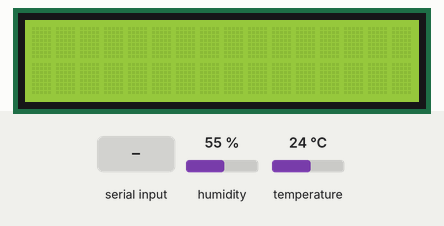
Recording of a sketch running on a simulated Arduino Uno, built with avr-gcc and run on an emulated ATmega328P. Parts: 16×2 character LCD. The test bench sets the inputs (shaded band); at power-on: humidity 55 %, temperature 24 °C. What the sketch prints to the serial monitor is not drawn.

Above: at 1.2 s.
1.3 s: "H\n" received over Serial
At 1.9 s:
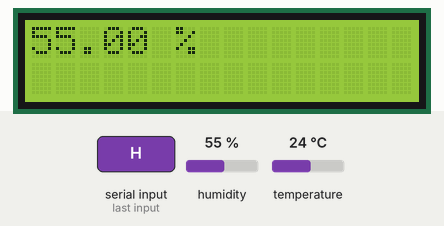
2.8 s: byte 84 ('T') received over Serial
At 3.4 s:
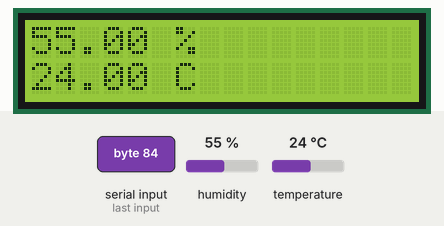
Timing chart, 0 to 5.8 s (numbered marks = the images above; inputs shaded):
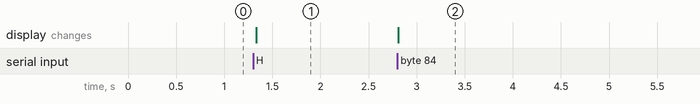

The sketch:

DHT11.ino
```cpp
#include <DHT.h>
#include <Wire.h>
#include <LiquidCrystal_I2C.h>

String send_data = "";
const int PIN_DHT = 8;
DHT dht(PIN_DHT,DHT11);
LiquidCrystal_I2C lcd(0x27, 16, 2); // I2C: 0x3F, 16x2 LCD

void setup() {
  //Serial start
  Serial.begin(9600);
  dht.begin();

  //LCD start
  lcd.init();
  lcd.backlight();
  lcd.setCursor(0, 0);
  lcd.print("");
  lcd.setCursor(0, 1);
  lcd.print("");

}

void loop() {
  byte data;

  if (Serial.available() > 0){
    float humidity = dht.readHumidity();
    float temperature = dht.readTemperature();
    data = Serial.read();

    //湿度、温度データを送る
    if (data == 'H'){
      Serial.print(String(humidity) + "\n");
      lcd.setCursor(0, 0);
      lcd.print(String(humidity) + " %");
    }
    if (data == 'T'){
      Serial.print(String(temperature) + "\n");
        lcd.setCursor(0, 1);
        lcd.print(String(temperature) + " C");
    }
  }
}
```

Measured:
- after the input at 1.3 s, the display: changes at once (image 1)
- after the input at 2.8 s, the display: changes at once (image 2)
